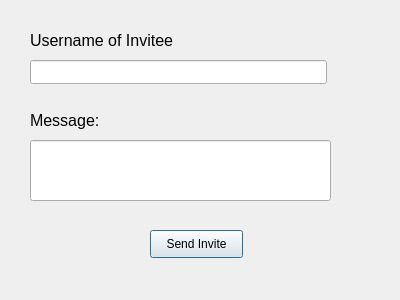
<?xml version="1.0" encoding="UTF-8"?>
<ui version="4.0">
 <class>inviteDialog</class>
 <widget class="QDialog" name="inviteDialog">
  <property name="geometry">
   <rect>
    <x>0</x>
    <y>0</y>
    <width>400</width>
    <height>300</height>
   </rect>
  </property>
  <property name="windowTitle">
   <string>Invite</string>
  </property>
  <widget class="QLineEdit" name="lineEdit_3">
   <property name="geometry">
    <rect>
     <x>30</x>
     <y>60</y>
     <width>297</width>
     <height>24</height>
    </rect>
   </property>
  </widget>
  <widget class="QLabel" name="label_3">
   <property name="geometry">
    <rect>
     <x>30</x>
     <y>27</y>
     <width>297</width>
     <height>26</height>
    </rect>
   </property>
   <property name="font">
    <font>
     <pointsize>12</pointsize>
    </font>
   </property>
   <property name="text">
    <string>Username of Invitee</string>
   </property>
  </widget>
  <widget class="QLabel" name="label_4">
   <property name="geometry">
    <rect>
     <x>30</x>
     <y>107</y>
     <width>297</width>
     <height>26</height>
    </rect>
   </property>
   <property name="font">
    <font>
     <pointsize>12</pointsize>
    </font>
   </property>
   <property name="text">
    <string>Message:</string>
   </property>
  </widget>
  <widget class="QLineEdit" name="lineEdit_4">
   <property name="geometry">
    <rect>
     <x>30</x>
     <y>140</y>
     <width>301</width>
     <height>61</height>
    </rect>
   </property>
  </widget>
  <widget class="QPushButton" name="pushButton_2">
   <property name="geometry">
    <rect>
     <x>150</x>
     <y>230</y>
     <width>93</width>
     <height>28</height>
    </rect>
   </property>
   <property name="text">
    <string>Send Invite</string>
   </property>
   <property name="autoDefault">
    <bool>false</bool>
   </property>
   <property name="default">
    <bool>true</bool>
   </property>
  </widget>
 </widget>
 <resources/>
 <connections/>
</ui>
